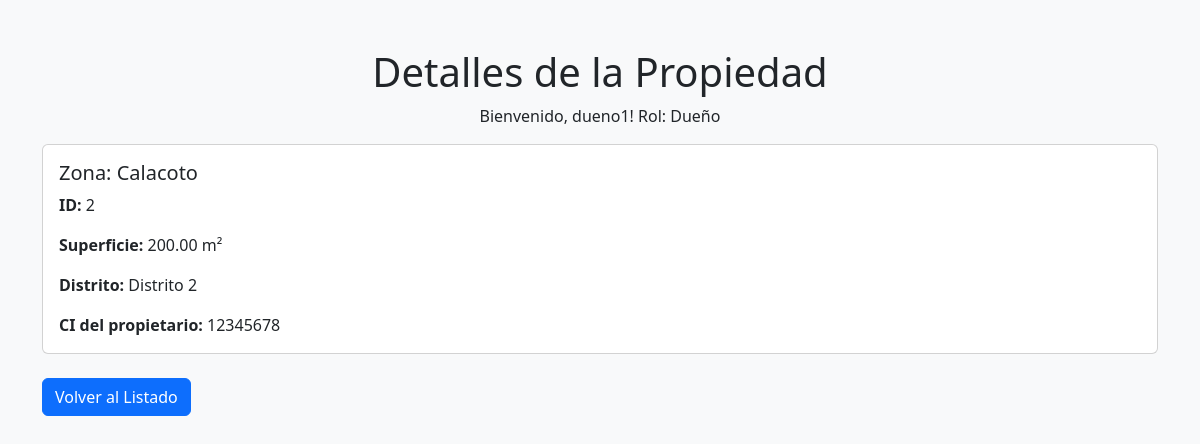
Page /2/detalles.php?id_catastro=2 (signed in) on the committed database.
### tables this page shows
CREATE TABLE Catastro (
    id_catastro INT AUTO_INCREMENT PRIMARY KEY,
    zona VARCHAR(50) NOT NULL,
    xini DECIMAL(10, 6) NOT NULL,
    yini DECIMAL(10, 6) NOT NULL,
    xfin DECIMAL(10, 6) NOT NULL,
    yfin DECIMAL(10, 6) NOT NULL,
    superficie DECIMAL(10, 2) NOT NULL,
    ci VARCHAR(20) NOT NULL,
    distrito VARCHAR(50),
    codigo_catastral VARCHAR(20) NOT NULL UNIQUE,
    FOREIGN KEY (ci) REFERENCES Persona(ci) ON DELETE CASCADE
);

### 2/detalles.php (the view, shortened to what this page needs)
<?php
include 'conexion.php';
$id_catastro = intval($_GET['id_catastro']);
$stmt = $conn->prepare("SELECT * FROM Catastro WHERE id_catastro = ?");
$stmt->bind_param("i", $id_catastro);
$stmt->execute();
$result = $stmt->get_result();
$propiedad = $result->fetch_assoc();
$rol = $_SESSION['rol'];
?>
<!DOCTYPE html>
<html lang="es">
<head>
    <link href="https://cdn.jsdelivr.net/npm/bootstrap@5.3.3/dist/css/bootstrap.min.css" rel="stylesheet">
</head>
<body class="bg-light">
    <div class="container mt-5">
        <h1 class="text-center">Detalles de la Propiedad</h1>
        <div class="mb-3">
            <p class="text-center">Bienvenido, <?= $_SESSION['usuario'] ?>! Rol: <?= ucfirst($rol) ?></p>
        </div>
        <div class="card">
            <div class="card-body">
                <h5 class="card-title">Zona: <?= htmlspecialchars($propiedad['zona']) ?></h5>
                <p class="card-text"><strong>ID:</strong> <?= $propiedad['id_catastro'] ?></p>
                <p class="card-text"><strong>Superficie:</strong> <?= $propiedad['superficie'] ?> m²</p>
                <p class="card-text"><strong>Distrito:</strong> <?= htmlspecialchars($propiedad['distrito']) ?></p>
                <p class="card-text"><strong>CI del propietario:</strong> <?= htmlspecialchars($propiedad['ci']) ?></p>
            </div>
        </div>
        <div class="mt-4">
            <a href="index.php" class="btn btn-primary">Volver al Listado</a>
        </div>
    </div>
</body>
</html>

### rows in the picture
catastro: zona "Calacoto", id_catastro "2", superficie "200.00", distrito "Distrito 2", ci "12345678"

### other values in the picture
$_SESSION['usuario'] "dueno1"
$rol "Dueño"
